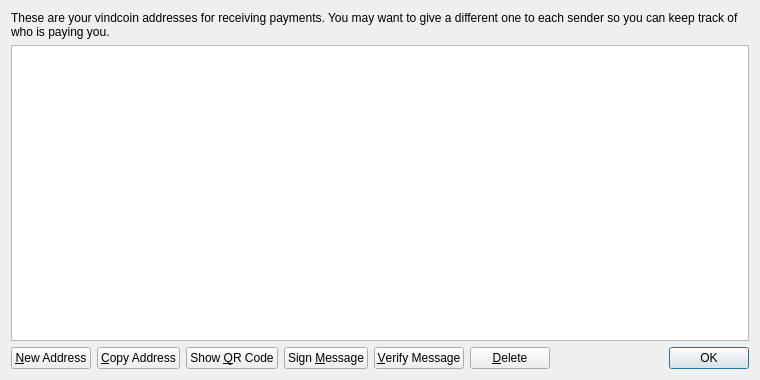
<?xml version="1.0" encoding="UTF-8"?>
<ui version="4.0">
 <class>AddressBookPage</class>
 <widget class="QWidget" name="AddressBookPage">
  <property name="geometry">
   <rect>
    <x>0</x>
    <y>0</y>
    <width>760</width>
    <height>380</height>
   </rect>
  </property>
  <property name="windowTitle">
   <string>Address Book</string>
  </property>
  <layout class="QVBoxLayout" name="verticalLayout">
   <item>
    <widget class="QLabel" name="labelExplanation">
     <property name="text">
      <string>These are your vindcoin addresses for receiving payments. You may want to give a different one to each sender so you can keep track of who is paying you.</string>
     </property>
     <property name="textFormat">
      <enum>Qt::PlainText</enum>
     </property>
     <property name="wordWrap">
      <bool>true</bool>
     </property>
    </widget>
   </item>
   <item>
    <widget class="QTableView" name="tableView">
     <property name="contextMenuPolicy">
      <enum>Qt::CustomContextMenu</enum>
     </property>
     <property name="toolTip">
      <string>Double-click to edit address or label</string>
     </property>
     <property name="tabKeyNavigation">
      <bool>false</bool>
     </property>
     <property name="alternatingRowColors">
      <bool>true</bool>
     </property>
     <property name="selectionMode">
      <enum>QAbstractItemView::SingleSelection</enum>
     </property>
     <property name="selectionBehavior">
      <enum>QAbstractItemView::SelectRows</enum>
     </property>
     <property name="sortingEnabled">
      <bool>true</bool>
     </property>
     <attribute name="verticalHeaderVisible">
      <bool>false</bool>
     </attribute>
    </widget>
   </item>
   <item>
    <layout class="QHBoxLayout" name="horizontalLayout">
     <item>
      <widget class="QPushButton" name="newAddressButton">
       <property name="toolTip">
        <string>Create a new address</string>
       </property>
       <property name="text">
        <string>&amp;New Address</string>
       </property>
       <property name="icon">
        <iconset resource="../bitcoin.qrc">
         <normaloff>:/icons/add</normaloff>:/icons/add</iconset>
       </property>
      </widget>
     </item>
     <item>
      <widget class="QPushButton" name="copyToClipboard">
       <property name="toolTip">
        <string>Copy the currently selected address to the system clipboard</string>
       </property>
       <property name="text">
        <string>&amp;Copy Address</string>
       </property>
       <property name="icon">
        <iconset resource="../bitcoin.qrc">
         <normaloff>:/icons/editcopy</normaloff>:/icons/editcopy</iconset>
       </property>
      </widget>
     </item>
     <item>
      <widget class="QPushButton" name="showQRCode">
       <property name="text">
        <string>Show &amp;QR Code</string>
       </property>
       <property name="icon">
        <iconset resource="../bitcoin.qrc">
         <normaloff>:/icons/qrcode</normaloff>:/icons/qrcode</iconset>
       </property>
      </widget>
     </item>
     <item>
      <widget class="QPushButton" name="signMessage">
       <property name="toolTip">
        <string>Sign a message to prove you own a vindcoin address</string>
       </property>
       <property name="text">
        <string>Sign &amp;Message</string>
       </property>
       <property name="icon">
        <iconset resource="../bitcoin.qrc">
         <normaloff>:/icons/edit</normaloff>:/icons/edit</iconset>
       </property>
      </widget>
     </item>
     <item>
      <widget class="QPushButton" name="verifyMessage">
       <property name="toolTip">
        <string>Verify a message to ensure it was signed with a specified vindcoin address</string>
       </property>
       <property name="text">
        <string>&amp;Verify Message</string>
       </property>
       <property name="icon">
        <iconset resource="../bitcoin.qrc">
         <normaloff>:/icons/transaction_0</normaloff>:/icons/transaction_0</iconset>
       </property>
      </widget>
     </item>
     <item>
      <widget class="QPushButton" name="deleteButton">
       <property name="toolTip">
        <string>Delete the currently selected address from the list</string>
       </property>
       <property name="text">
        <string>&amp;Delete</string>
       </property>
       <property name="icon">
        <iconset resource="../bitcoin.qrc">
         <normaloff>:/icons/remove</normaloff>:/icons/remove</iconset>
       </property>
      </widget>
     </item>
     <item>
      <spacer name="horizontalSpacer">
       <property name="orientation">
        <enum>Qt::Horizontal</enum>
       </property>
       <property name="sizeHint" stdset="0">
        <size>
         <width>40</width>
         <height>20</height>
        </size>
       </property>
      </spacer>
     </item>
     <item>
      <widget class="QDialogButtonBox" name="buttonBox">
       <property name="sizePolicy">
        <sizepolicy hsizetype="Maximum" vsizetype="Fixed">
         <horstretch>0</horstretch>
         <verstretch>0</verstretch>
        </sizepolicy>
       </property>
       <property name="standardButtons">
        <set>QDialogButtonBox::Ok</set>
       </property>
      </widget>
     </item>
    </layout>
   </item>
  </layout>
 </widget>
 <resources>
  <include location="../bitcoin.qrc"/>
 </resources>
 <connections/>
</ui>
